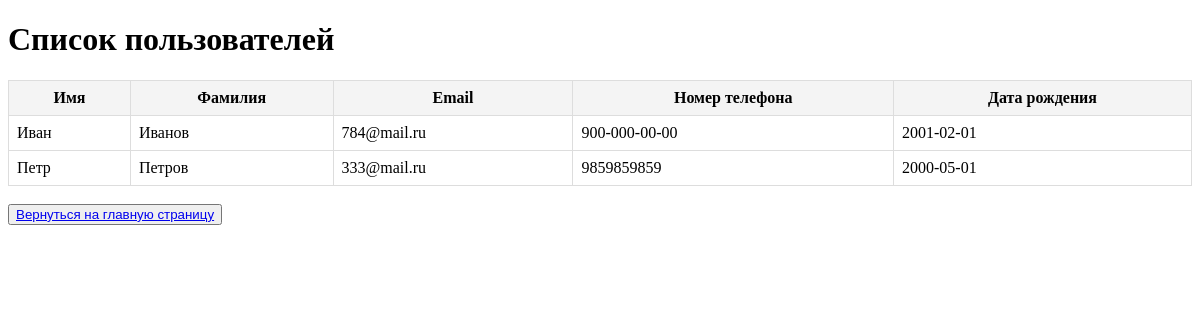
Before: /users_list (signed in) with the older database file.
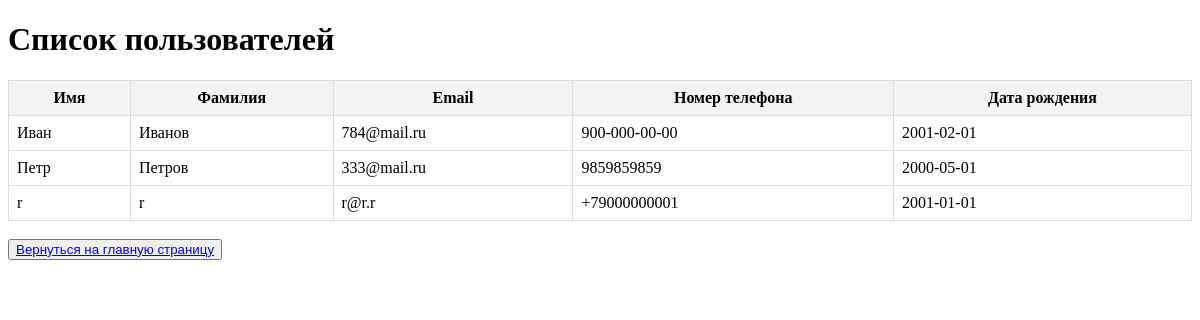
After: the same page with the newer database file.
### models.py (models this page shows, shortened)
class CustomUser(db.Model, UserMixin):
    id = db.Column(db.Integer, primary_key=True)
    username = db.Column(db.String(150), unique=True, nullable=False)
    first_name = db.Column(db.String(100), nullable=False)
    last_name = db.Column(db.String(100), nullable=False)
    email = db.Column(db.String(120), unique=True, nullable=False)
    phone_number = db.Column(db.String(20), nullable=True)
    birth_date = db.Column(db.Date, nullable=True)
    password = db.Column(db.String(200), nullable=False)

### app.py (the view)
@app.route('/users_list')
@login_required  #Декоратор @login_required проверяет, авторизован ли пользователь. Если нет, он будет
def users_list():
    users = CustomUser.query.all()
    return render_template('users_list.html', users=users)

### app.py (called while the page is built)
@login_manager.user_loader
def load_user(user_id):
    return CustomUser.query.get(int(user_id))

### templates/users_list.html (shortened to what this page needs)
<!DOCTYPE html>
<html lang="ru">
<head>
</head>
<body>
    <h1>Список пользователей</h1>
    {% if users %}
    <table>
        <thead>
            <tr>
                <th>Имя</th>
                <th>Фамилия</th>
                <th>Email</th>
                <th>Номер телефона</th>
                <th>Дата рождения</th>
            </tr>
        </thead>
        <tbody>
            {% for user in users %}
            <tr>
                <td>{{ user.first_name }}</td>
                <td>{{ user.last_name }}</td>
                <td>{{ user.email }}</td>
                <td>{{ user.phone_number }}</td>
                <td>{{ user.birth_date }}</td>
            </tr>
            {% endfor %}
        </tbody>
    </table>
    {% else %}
    <p>Нет доступных данных.</p>
    {% endif %}
    <br>
    <button><a href="{{ url_for('home') }}">Вернуться на главную страницу</a></button>
</body>
</html>

### templates/users_list.html (style rules this page uses)
table { width: 100%; border-collapse: collapse; }
th, td { padding: 8px; border: 1px solid #ddd; }
th { background-color: #f4f4f4; }

Changed rows visible on the page:
added CustomUser: first_name "r", last_name "r", email "r@r.r", phone_number "+79000000001", birth_date "2001-01-01"
